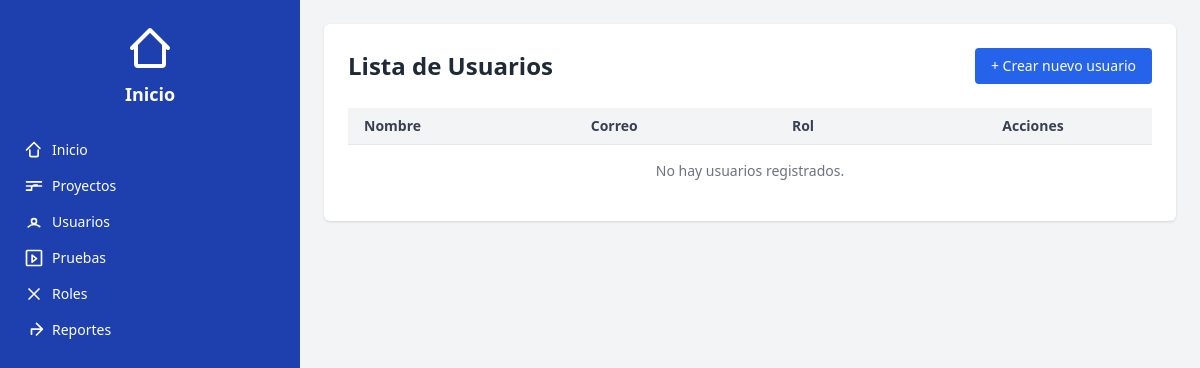
The app's page /usuarios/, older data.
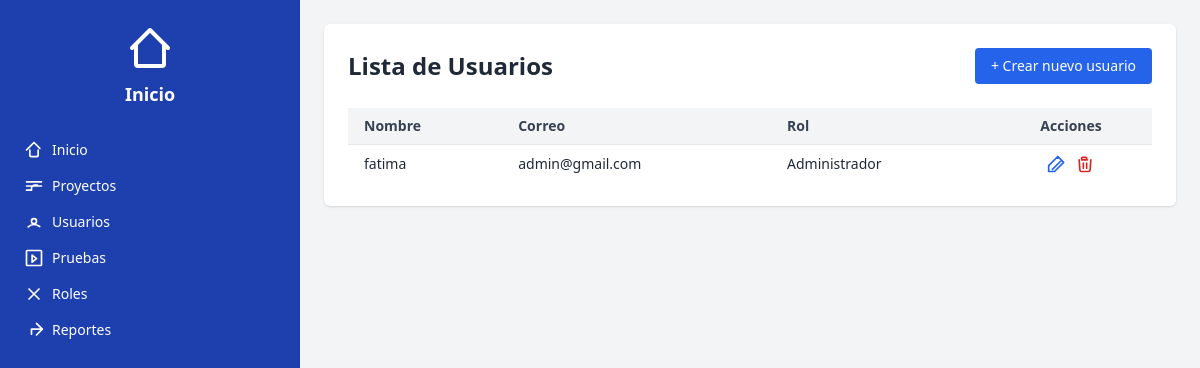
The same page, newer data.
### testSystem/models.py (models this page shows, shortened)
class Usuario(models.Model):
    nombre = models.CharField(max_length=100)
    apellido = models.CharField(max_length=100)
    correo = models.EmailField(unique=True)
    contrasena = models.CharField(max_length=128)  # hashed
    rol = models.ForeignKey(Rol, on_delete=models.SET_NULL, null=True)

class Rol(models.Model):
    nombre = models.CharField(max_length=100, unique=True)
    caracteristicas = models.TextField()
    def __str__(self):
        return self.nombre

### testSystem/views.py (the view)
# urls.py: path('usuarios/', views.lista_usuarios, name='lista_usuarios'),
def lista_usuarios(request):
    usuarios = Usuario.objects.all()
    return render(request, 'Usuario/lista_usuarios.html', {'usuarios': usuarios})

### testSystem/templates/Usuario/lista_usuarios.html
{% extends "base.html" %}
{% block content %}
<div class="max-w-5xl mx-auto p-6 bg-white rounded-md shadow">
  <div class="flex items-center justify-between mb-6">
    <h1 class="text-2xl font-bold text-gray-800">Lista de Usuarios</h1>
    <a href="{% url 'crear_usuario' %}" class="px-4 py-2 bg-blue-600 text-white rounded hover:bg-blue-700 text-sm">
      + Crear nuevo usuario
    </a>
  </div>
  <div class="overflow-x-auto">
    <table class="min-w-full divide-y divide-gray-200">
      <thead class="bg-gray-100">
        <tr>
          <th class="px-4 py-2 text-left text-sm font-semibold text-gray-700">Nombre</th>
          <th class="px-4 py-2 text-left text-sm font-semibold text-gray-700">Correo</th>
          <th class="px-4 py-2 text-left text-sm font-semibold text-gray-700">Rol</th>
          <th class="px-4 py-2 text-center text-sm font-semibold text-gray-700">Acciones</th>
        </tr>
      </thead>
      <tbody class="divide-y divide-gray-200">
        {% for usuario in usuarios %}
        <tr>
          <td class="px-4 py-2 text-sm text-gray-800">{{ usuario.nombre }}</td>
          <td class="px-4 py-2 text-sm text-gray-800">{{ usuario.correo }}</td>
          <td class="px-4 py-2 text-sm text-gray-800">{{ usuario.rol }}</td>
          <td class="px-4 py-2 text-center text-sm text-gray-800">
            <div class="flex justify-center space-x-2">
              <a href="{% url 'modificar_usuario' usuario.pk %}" class="text-blue-600 hover:text-blue-800" title="Editar">
                <svg xmlns="http://www.w3.org/2000/svg" class="h-5 w-5 inline" fill="none" viewBox="0 0 24 24" stroke="currentColor">
                  <path stroke-linecap="round" stroke-linejoin="round" stroke-width="2" d="M11 5h2M6.5 18.5l11-11M13 3l7 7-11 11H2v-7L13 3z"/>
                </svg>
              </a>
              <a href="{% url 'eliminar_usuario' usuario.pk %}" class="text-red-600 hover:text-red-800" title="Eliminar" onclick="return confirm('¿Estás seguro de eliminar este usuario?');">
                <svg xmlns="http://www.w3.org/2000/svg" class="h-5 w-5 inline" fill="none" viewBox="0 0 24 24" stroke="currentColor">
                  <path stroke-linecap="round" stroke-linejoin="round" stroke-width="2" d="M19 7l-.867 12.142A2 2 0 0116.138 21H7.862a2 2 0 01-1.995-1.858L5 7m5 4v6m4-6v6M9 7h6m-7 0V5a1 1 0 011-1h4a1 1 0 011 1v2" />
                </svg>
              </a>
            </div>
          </td>
        </tr>
        {% empty %}
        <tr>
          <td colspan="4" class="px-4 py-4 text-center text-sm text-gray-500">No hay usuarios registrados.</td>
        </tr>
        {% endfor %}
      </tbody>
    </table>
  </div>
</div>
{% endblock %}

### testSystem/templates/base.html (shortened to what this page needs)
{% load static %}
{% load tailwind_tags %}
<!DOCTYPE html>
<html lang="es">
  <head>
    {% tailwind_css %}
  </head>
  <body class="bg-gray-100 text-gray-900">
    <div class="layout flex">
      <nav class="sidebar w-1/4 bg-blue-800 text-white p-6 min-h-screen">
        <div class="flex flex-col items-center mb-8">
          <svg class="w-12 h-12 text-white mb-2" fill="none" stroke="currentColor" stroke-width="2"
               viewBox="0 0 24 24" xmlns="http://www.w3.org/2000/svg">
            <path stroke-linecap="round" stroke-linejoin="round"
                  d="M3 12l2-2m0 0l7-7 7 7M5 10v10a1 1 0 001 1h3m10-11l2 2m-2-2v10a1 1 0 01-1 1h-3m-6 0h6"/>
          </svg>
          <span class="text-lg font-bold">Inicio</span>
        </div>
        <ul class="space-y-4 text-sm">
          <li>
            <a href="/" class="flex items-center space-x-2 hover:text-blue-300">
              <svg class="w-5 h-5" fill="none" stroke="currentColor" stroke-width="2"
                   viewBox="0 0 24 24" xmlns="http://www.w3.org/2000/svg">
                <path stroke-linecap="round" stroke-linejoin="round"
                      d="M3 12l2-2m0 0l7-7 7 7m-2 2v6a2 2 0 01-2 2H9a2 2 0 01-2-2v-6"/>
              </svg>
              <span>Inicio</span>
            </a>
          </li>
          <li>
            <a href="/proyectos/" class="flex items-center space-x-2 hover:text-blue-300">
              <svg class="w-5 h-5" fill="none" stroke="currentColor" stroke-width="2"
                   viewBox="0 0 24 24" xmlns="http://www.w3.org/2000/svg">
                <path stroke-linecap="round" stroke-linejoin="round"
                      d="M9 17v-2a4 4 0 014-4h3M3 7h18M3 12h18M3 17h6"/>
              </svg>
              <span>Proyectos</span>
            </a>
          </li>
          <li>
            <a href="/usuarios/" class="flex items-center space-x-2 hover:text-blue-300">
              <svg class="w-5 h-5" fill="none" stroke="currentColor" stroke-width="2"
                   viewBox="0 0 24 24" xmlns="http://www.w3.org/2000/svg">
                <path stroke-linecap="round" stroke-linejoin="round"
                      d="M5.121 17.804A9.953 9.953 0 0112 15c2.485 0 4.755.91 6.879 2.404M15 11a3 3 0 11-6 0 3 3 0 016 0z"/>
              </svg>
              <span>Usuarios</span>
            </a>
          </li>
          <li>
            <a href="/pruebas/" class="flex items-center space-x-2 hover:text-blue-300">
              <svg class="w-5 h-5" fill="none" stroke="currentColor" stroke-width="2"
                   viewBox="0 0 24 24" xmlns="http://www.w3.org/2000/svg">
                <path stroke-linecap="round" stroke-linejoin="round"
                      d="M9.75 17L15 12.75 9.75 8.5v8.5zM3 4a1 1 0 011-1h16a1 1 0 011 1v16a1 1 0 01-1 1H4a1 1 0 01-1-1V4z"/>
              </svg>
              <span>Pruebas</span>
            </a>
          </li>
          <li>
            <a href="/roles/" class="flex items-center space-x-2 hover:text-blue-300">
              <svg class="w-5 h-5" fill="none" stroke="currentColor" stroke-width="2"
                   viewBox="0 0 24 24" xmlns="http://www.w3.org/2000/svg">
                <path stroke-linecap="round" stroke-linejoin="round"
                      d="M6 18L18 6M6 6l12 12"/>
              </svg>
              <span>Roles</span>
            </a>
          </li>
          <li>
            <a href="/reportes/" class="flex items-center space-x-2 hover:text-blue-300">
              <svg class="w-5 h-5" fill="none" stroke="currentColor" stroke-width="2"
                   viewBox="0 0 24 24" xmlns="http://www.w3.org/2000/svg">
                <path stroke-linecap="round" stroke-linejoin="round"
                      d="M9 17v-6h13m0 0l-7-7m7 7l-7 7"/>
              </svg>
              <span>Reportes</span>
            </a>
          </li>
        </ul>
      </nav>
      <main class="contenido w-3/4 p-6">
        {% block content %}
        {% endblock %}
      </main>
    </div>
  </body>
</html>

Row changes from the older to the newer data that the page shows:
added Usuario: nombre "fatima", correo "admin@gmail.com", rol "Administrador"
Text that changed along with them:
text no longer shown: "No hay usuarios registrados."
